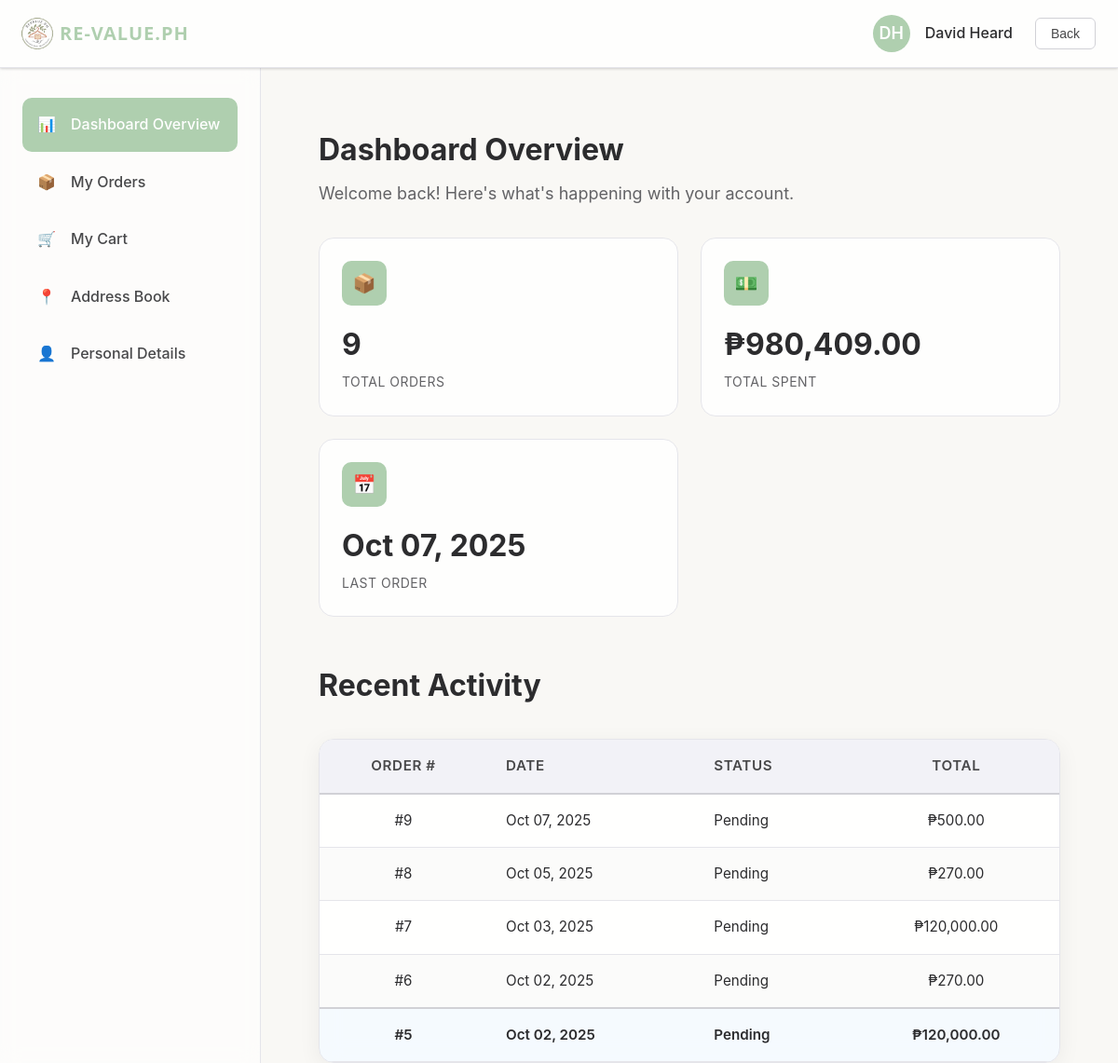
The app's page /userDashboard.php (signed in), older data.
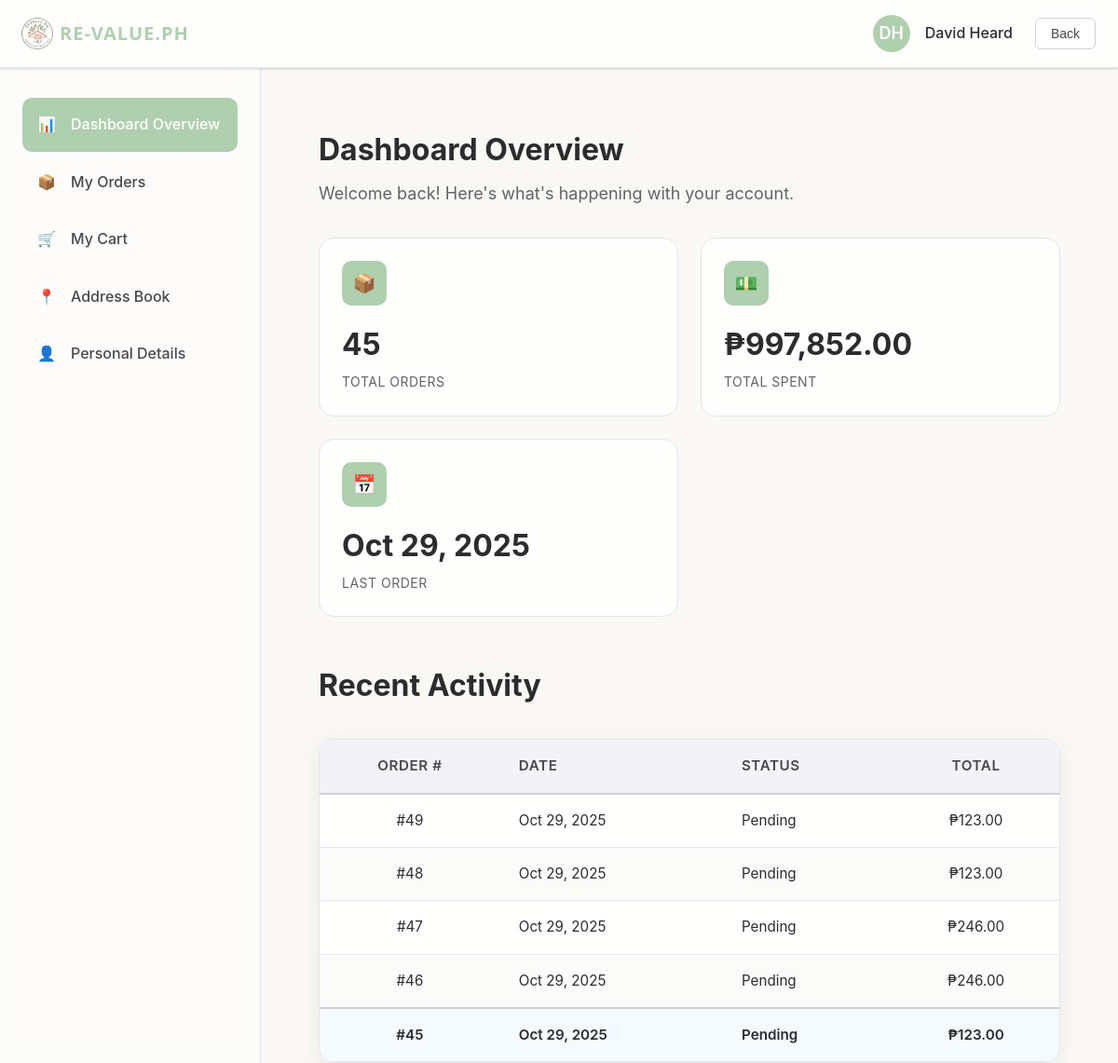
The same page, newer data.
### tables this page shows
CREATE TABLE `orders` (
  `id` int(11) NOT NULL,
  `user_id` int(11) NOT NULL,
  `total_amount` decimal(10,2) NOT NULL,
  `order_date` timestamp NOT NULL DEFAULT current_timestamp(),
  `status` varchar(50) NOT NULL DEFAULT 'Pending',
  `payment_method` varchar(50) NOT NULL DEFAULT 'Cash on Delivery',
  `product_names` text NOT NULL,
  `product_images` text NOT NULL,
  `product_sizes` text NOT NULL,
  `shipping_address` varchar(255) NOT NULL
);

### userDashboard.php (the view, shortened to what this page needs)
<?php
include("db.php");
$user_id = $_SESSION['user_id'];
$stmt = $conn->prepare("SELECT COUNT(*) AS total_orders, SUM(total_amount) AS total_spent, MAX(order_date) AS last_order FROM orders WHERE user_id=?");
$stmt->bind_param("i", $user_id);
$stmt->execute();
$stats = $stmt->get_result()->fetch_assoc();
$totalOrders = $stats['total_orders'] ?? 0;
$totalSpent = $stats['total_spent'] ?? 0;
$lastOrder = $stats['last_order'] ?? "No orders yet";
$recentOrdersQuery = $conn->prepare("SELECT * FROM orders WHERE user_id=? ORDER BY order_date DESC LIMIT 5");
$recentOrdersQuery->bind_param("i", $user_id);
$recentOrdersQuery->execute();
$recentOrders = $recentOrdersQuery->get_result();
?>
<!DOCTYPE html>
<html lang="en">
  <head>
    <link rel="stylesheet" href="user.css" />
  </head>
  <body>
    <nav class="top-nav">
      <div class="nav-content">
        <div class="logo">
          <div class="logo-icon">
            <img src="uploads/logo.webp" alt="logo">
          </div>
          <span class="sage ft">RE-VALUE.PH</span>
        </div>
        <div class="user-menu">
          <div class="user-info">
            <div class="user-avatar"><?php
        if (isset($_SESSION['full_name'])) {
            $parts = explode(" ", $_SESSION['full_name']);
            $initials = "";
            foreach ($parts as $p) {
                $initials .= strtoupper($p[0]);
            }
            echo $initials;
        } else {
            echo "G";
        }
      ?>
      </div>
    <span class="user-name">
      <?php echo isset($_SESSION['full_name']) ? htmlspecialchars($_SESSION['full_name']) : 'Guest'; ?>
    </span>
          </div>
          <button class="btn-logout" onclick="handleLogout()">Back</button>
        </div>
      </div>
    </nav>
    <div class="dashboard-container">
      <aside class="sidebar" id="sidebar">
        <nav>
          <ul class="sidebar-nav">
            <li class="nav-item">
              <a href="#" class="nav-link active" data-section="overview">
                <span class="nav-icon">📊</span>
                <span>Dashboard Overview</span>
              </a>
            </li>
            <li class="nav-item">
              <a href="#" class="nav-link" data-section="orders">
                <span class="nav-icon">📦</span>
                <span>My Orders</span>
              </a>
            </li>
            <li class="nav-item">
              <a href="#" class="nav-link" data-section="spent">
                <span class="nav-icon">🛒</span>
                <span>My Cart</span>
              </a>
            </li>
            <li class="nav-item">
              <a href="#" class="nav-link" data-section="addresses">
                <span class="nav-icon">📍</span>
                <span>Address Book</span>
              </a>
            </li>
            <li class="nav-item">
              <a href="#" class="nav-link" data-section="personal">
                <span class="nav-icon">👤</span>
                <span>Personal Details</span>
              </a>
            </li>
          </ul>
        </nav>
      </aside>
      <main class="main-content">
        <section id="overview" class="content-section active">
          <div class="section-header">
            <h1 class="section-title">Dashboard Overview</h1>
            <p class="section-subtitle">
              Welcome back! Here's what's happening with your account.
            </p>
          </div>
          <div class="stats-grid">
            <div class="stat-card">
  <div class="stat-icon">📦</div>
  <div class="stat-value"><?= $totalOrders ?></div>
  <div class="stat-label">Total Orders</div>
</div>
<div class="stat-card">
  <div class="stat-icon">💵</div>
  <div class="stat-value">₱<?= number_format($totalSpent, 2) ?></div>
  <div class="stat-label">Total Spent</div>
</div>
<div class="stat-card">
  <div class="stat-icon">📅</div>
  <div class="stat-value">
    <?= ($lastOrder !== "No orders yet") ? date("M d, Y", strtotime($lastOrder)) : $lastOrder ?>
  </div>
  <div class="stat-label">Last Order</div>
</div>
          </div>
          <div class="section-header">
            <h2 class="section-title">Recent Activity</h2>
          </div>
          <div class="table-container">
            <table class="data-table">
              <thead>
                <tr>
                  <th>Order #</th>
                  <th>Date</th>
                  <th>Status</th>
                  <th>Total</th>
                </tr>
              </thead>
              <tbody id="recentOrdersTable">
  <?php if ($recentOrders->num_rows > 0): ?>
    <?php while ($order = $recentOrders->fetch_assoc()): ?>
      <tr>
        <td>#<?= $order['id'] ?></td>
        <td><?= date("M d, Y", strtotime($order['order_date'])) ?></td>
        <td><?= htmlspecialchars($order['status']) ?></td>
        <td>₱<?= number_format($order['total_amount'], 2) ?></td>
      </tr>
    <?php endwhile; ?>
  <?php else: ?>
    <tr><td colspan="4">No recent orders.</td></tr>
  <?php endif; ?>
</tbody>
            </table>
          </div>
        </section>
      </main>
    </div>
  </body>
</html>

Row changes from the older to the newer data that the page shows:
no longer on this page (row edited): orders: id "9", order_date "Oct 07, 2025", status "Pending", total_amount "500.00"
no longer on this page (row edited): orders: id "8", order_date "Oct 05, 2025", status "Pending", total_amount "270.00"
no longer on this page (row edited): orders: id "7", order_date "Oct 03, 2025", status "Pending", total_amount "120,000.00"
no longer on this page (row edited): orders: id "6", order_date "Oct 02, 2025", status "Pending", total_amount "270.00"
no longer on this page (row edited): orders: id "5", order_date "Oct 02, 2025", status "Pending", total_amount "120,000.00"
added orders: id "49", order_date "Oct 29, 2025", status "Pending", total_amount "123.00"
added orders: id "48", order_date "Oct 29, 2025", status "Pending", total_amount "123.00"
added orders: id "47", order_date "Oct 29, 2025", status "Pending", total_amount "246.00"
added orders: id "46", order_date "Oct 29, 2025", status "Pending", total_amount "246.00"
added orders: id "45", order_date "Oct 29, 2025", status "Pending", total_amount "123.00"
Text that changed along with them:
$totalOrders: "9" → "45"
$totalSpent: "980,409.00" → "997,852.00"
date("M d, Y", strtotime($lastOrder)): "Oct 07, 2025" → "Oct 29, 2025"
